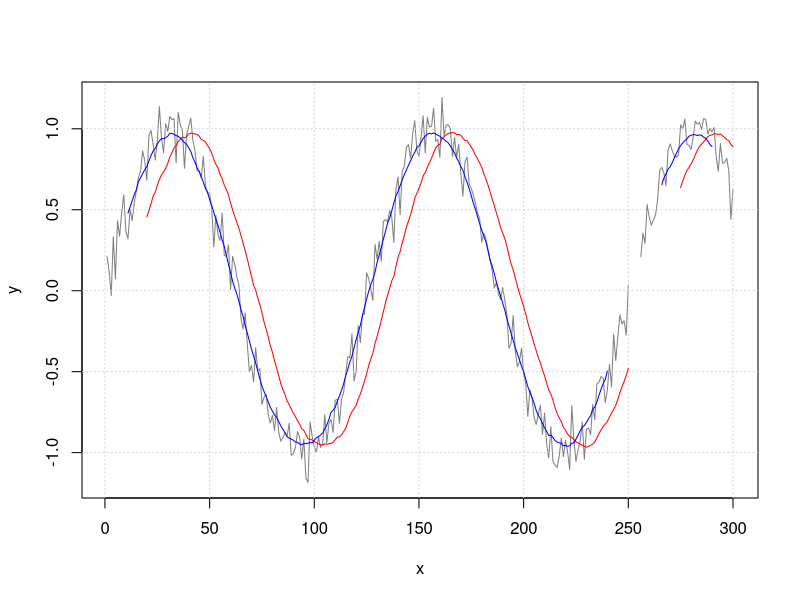
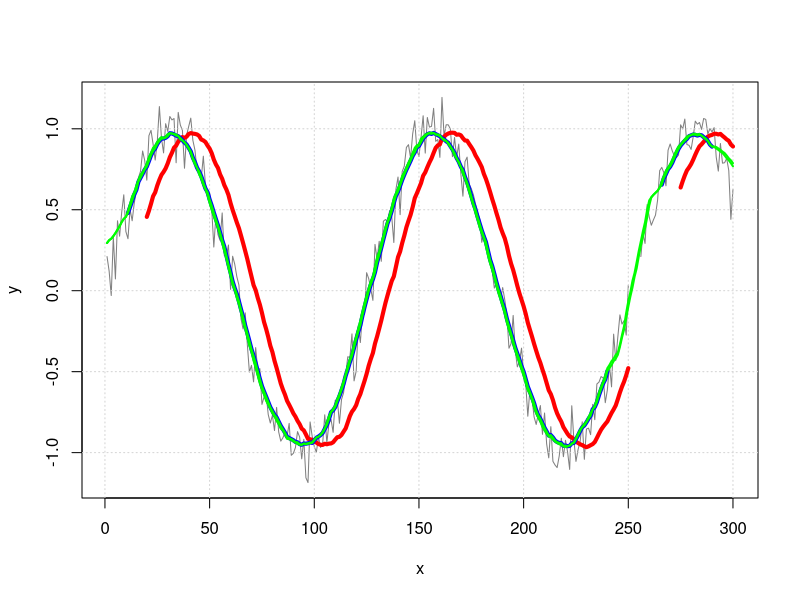

These charts were generated, in order, by the following R code:
#http://www.cookbook-r.com/Manipulating_data/Calculating_a_moving_average/
#Moving Average

set.seed(993)
x <- 1:300
y <- sin(x/20) + rnorm(300,sd=.1)
y[251:255] <- NA

# Plot the unsmoothed data (gray)
par(mfrow=c(1,1))
plot(x, y, type="l", col=grey(.5))
# Draw gridlines
grid()

# Smoothed with lag:
# average of current sample and 19 previous samples (red)
f20 <- rep(1/20, 20)
f20
#>  [1] 0.05 0.05 0.05 0.05 0.05 0.05 0.05 0.05 0.05 0.05 0.05 0.05 0.05 0.05 0.05 0.05 0.05
#> [18] 0.05 0.05 0.05
y_lag <- filter(y, f20, sides=1)
lines(x, y_lag, col="red")

# Smoothed symmetrically:
# average of current sample, 10 future samples, and 10 past samples (blue)
f21 <- rep(1/21,21)
f21
#>  [1] 0.04761905 0.04761905 0.04761905 0.04761905 0.04761905 0.04761905 0.04761905
#>  [8] 0.04761905 0.04761905 0.04761905 0.04761905 0.04761905 0.04761905 0.04761905
#> [15] 0.04761905 0.04761905 0.04761905 0.04761905 0.04761905 0.04761905 0.04761905
y_sym <- filter(y, f21, sides=2)
lines(x, y_sym, col="blue")








# x: the vector
# n: the number of samples
# centered: if FALSE, then average current sample and previous (n-1) samples
#           if TRUE, then average symmetrically in past and future. (If n is even, use one more sample from future.)
movingAverage <- function(x, n=1, centered=FALSE) {
  
  if (centered) {
    before <- floor  ((n-1)/2)
    after  <- ceiling((n-1)/2)
  } else {
    before <- n-1
    after  <- 0
  }
  
  # Track the sum and count of number of non-NA items
  s     <- rep(0, length(x))
  count <- rep(0, length(x))
  
  # Add the centered data 
  new <- x
  # Add to count list wherever there isn't a 
  count <- count + !is.na(new)
  # Now replace NA_s with 0_s and add to total
  new[is.na(new)] <- 0
  s <- s + new
  
  # Add the data from before
  i <- 1
  while (i <= before) {
    # This is the vector with offset values to add
    new   <- c(rep(NA, i), x[1:(length(x)-i)])
    
    count <- count + !is.na(new)
    new[is.na(new)] <- 0
    s <- s + new
    
    i <- i+1
  }
  
  # Add the data from after
  i <- 1
  while (i <= after) {
    # This is the vector with offset values to add
    new   <- c(x[(i+1):length(x)], rep(NA, i))
    
    count <- count + !is.na(new)
    new[is.na(new)] <- 0
    s <- s + new
    
    i <- i+1
  }
  
  # return sum divided by count
  s/count
}


# Make same plots from before, with thicker lines
plot(x, y, type="l", col=grey(.5))
grid()
y_lag <- filter(y, rep(1/20, 20), sides=1)
lines(x, y_lag, col="red", lwd=4)         # Lagged average in red
y_sym <- filter(y, rep(1/21,21), sides=2)
lines(x, y_sym, col="blue", lwd=4)        # Symmetrical average in blue

# Calculate lagged moving average with new method and overplot with green
y_lag_na.rm <- movingAverage(y, 20, TRUE)
lines(x, y_lag_na.rm, col="green", lwd=2)

# Calculate symmetrical moving average  with new method and overplot with green
y_sym_na.rm <- movingAverage(y, 21, TRUE)
lines(x, y_sym_na.rm, col="green", lwd=2)